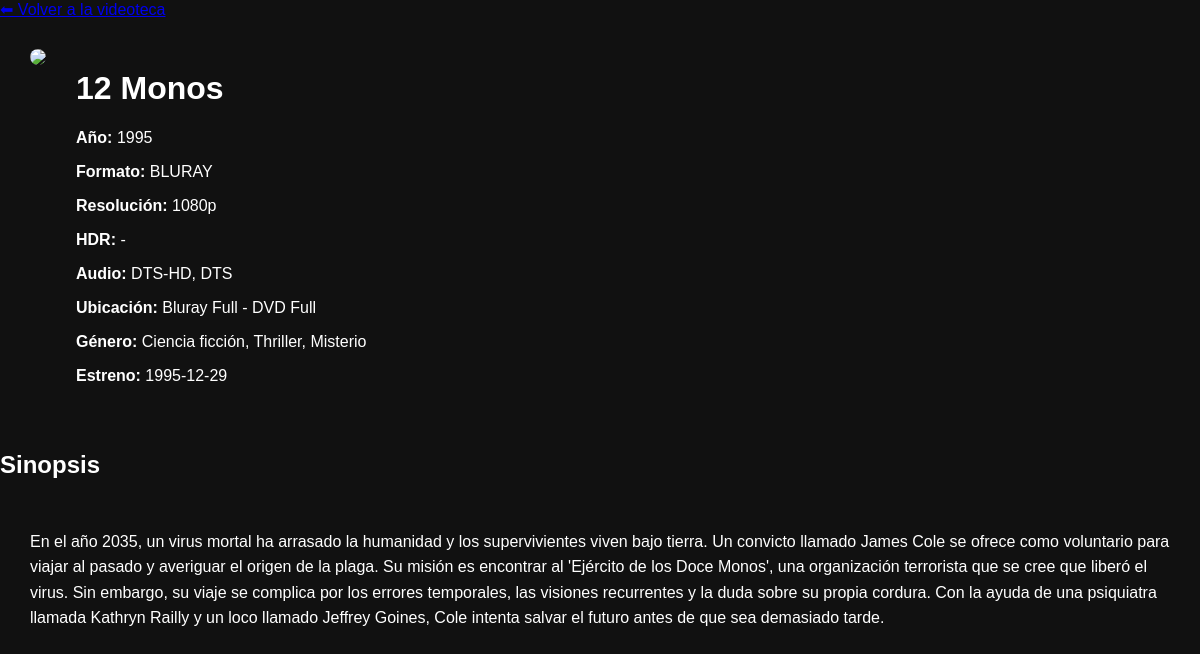
The page /pelicula/3 on the database its author committed.
### tables this page shows
CREATE TABLE "peliculas" (
"ID" INTEGER,
  "Titulo" TEXT,
  "Anio" REAL,
  "Formato" TEXT,
  "Resolucion" TEXT,
  "HDR" TEXT,
  "Audio" TEXT,
  "RutaCaratula" TEXT,
  "Ubicacion" TEXT,
  "TextoOriginal" TEXT,
  "Sinopsis" TEXT,
  "Genero" TEXT,
  "FechaEstreno" TEXT,
  "TituloOriginal" TEXT
);

### app.py (the view)
@app.route("/pelicula/<int:id>")
def pelicula(id):
    con = conexion()
    cur = con.cursor()
    cur.execute(
        """
        SELECT *
        FROM peliculas
        WHERE rowid=?
        """,
        (id,)
    )
    pelicula = cur.fetchone()
    con.close()
    return render_template(
        "pelicula.html",
        pelicula=pelicula
    )

### app.py (called while the page is built)
def conexion():
    con = sqlite3.connect(
        "peliculas.db"
    )
    con.row_factory = sqlite3.Row
    return con

### templates/pelicula.html (shortened to what this page needs)
<!DOCTYPE html>
<html lang="es">
<head>
    <link rel="stylesheet"
          href="{{ url_for('static',
                           filename='css/style.css') }}">
</head>
<body>
<a class="volver" href="/">⬅ Volver a la videoteca</a>
<div class="detalle">
    <div class="poster-grande">
        {% if pelicula["RutaCaratula"] %}
        <img src="/static/caratulas/{{ pelicula['RutaCaratula'].split('\\')[-1].replace(':','') }}">
        {% endif %}
    </div>
    <div class="info">
        <h1>{{ pelicula["Titulo"] }}</h1>
        <p>
            <strong>Año:</strong>
            {{ pelicula["Anio"]|int }}
        </p>
        <p>
            <strong>Formato:</strong>
            {{ pelicula["Formato"] if pelicula["Formato"] else "-" }}
        </p>
        <p>
            <strong>Resolución:</strong>
            {{ "-" if pelicula["Resolucion"] in [None, "None", ""] else pelicula["Resolucion"] }}
        </p>
        <p>
            <strong>HDR:</strong>
            {{ "-" if pelicula["HDR"] in [None, "None", ""] else pelicula["HDR"] }}
        </p>
        <p>
            <strong>Audio:</strong>
            {{ pelicula["Audio"] if pelicula["Audio"] else "-" }}
        </p>
        <p>
            <strong>Ubicación:</strong>
            {{ pelicula["Ubicacion"] if pelicula["Ubicacion"] else "-" }}
        </p>
        <p>
            <strong>Género:</strong>
            {{ pelicula["Genero"] if pelicula["Genero"] else "-" }}
        </p>
        <p>
            <strong>Estreno:</strong>
            {{ pelicula["FechaEstreno"] if pelicula["FechaEstreno"] else "-" }}
        </p>
    </div>
</div>
<h2>Sinopsis</h2>
<div class="sinopsis">
    {{ pelicula["Sinopsis"] }}
</div>
</body>
</html>

### static/css/style.css (style rules this page uses)
body { background:#111; color:white; font-family:Arial; margin:0; }
.detalle { display:flex; flex-wrap:wrap; gap:30px; padding:30px; }
.poster-grande img { width:300px; border-radius:10px; }
.info { flex:1; }
.sinopsis { padding:30px; line-height:1.6; }

### rows shown on the page
peliculas: Titulo "12 Monos", Anio "1995", Formato "BLURAY", Resolucion "1080p", Audio "DTS-HD, DTS", Ubicacion "Bluray Full - DVD Full", Genero "Ciencia ficción, Thriller, Misterio", FechaEstreno "1995-12-29", Sinopsis "En el año 2035, un virus mortal ha arrasado la humanidad y los supervivientes viven bajo tierra. Un convicto llamado James Cole se ofrece como voluntario para viajar al pasado y averiguar el origen de la plaga. Su misión es encontrar al 'Ejército de los Doce Monos', una organización terrorista que se cree que liberó el virus. Sin embargo, su viaje se complica por los errores temporales, las visiones recurrentes y la duda sobre su propia cordura. Con la ayuda de una psiquiatra llamada Kathryn Railly y un loco llamado Jeffrey Goines, Cole intenta salvar el futuro antes de que sea demasiado tarde."

### other values the page prints
{{ "-" if pelicula["HDR"] in [None, "None", ""] else pelicula["HDR"] }} "-"
